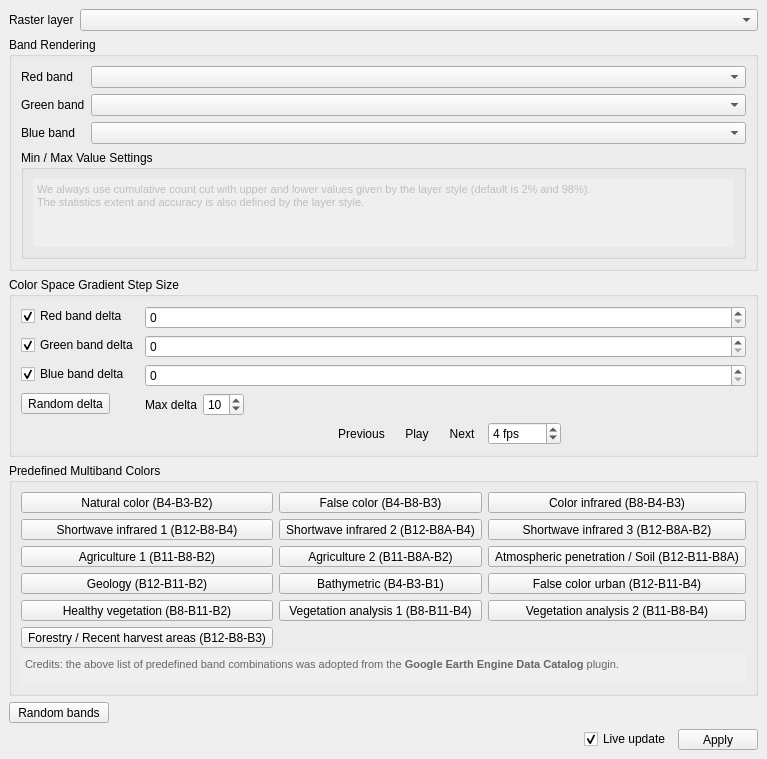
<?xml version="1.0" encoding="UTF-8"?>
<ui version="4.0">
 <class>MainWindow</class>
 <widget class="QMainWindow" name="MainWindow">
  <property name="geometry">
   <rect>
    <x>0</x>
    <y>0</y>
    <width>736</width>
    <height>742</height>
   </rect>
  </property>
  <property name="windowTitle">
   <string>Color Space Explorer</string>
  </property>
  <widget class="QWidget" name="centralwidget">
   <layout class="QVBoxLayout" name="verticalLayout" stretch="0,0,0,0,0,0,0">
    <item>
     <layout class="QFormLayout" name="formLayout_2">
      <item row="0" column="0">
       <widget class="QLabel" name="label_5">
        <property name="sizePolicy">
         <sizepolicy hsizetype="Fixed" vsizetype="Preferred">
          <horstretch>0</horstretch>
          <verstretch>0</verstretch>
         </sizepolicy>
        </property>
        <property name="text">
         <string>Raster layer</string>
        </property>
       </widget>
      </item>
      <item row="0" column="1">
       <widget class="QgsMapLayerComboBox" name="mLayer">
        <property name="currentIndex">
         <number>-1</number>
        </property>
        <property name="allowEmptyLayer">
         <bool>true</bool>
        </property>
       </widget>
      </item>
     </layout>
    </item>
    <item>
     <widget class="QgsCollapsibleGroupBox" name="mGroupBox">
      <property name="title">
       <string>Band Rendering</string>
      </property>
      <layout class="QVBoxLayout" name="verticalLayout_2">
       <item>
        <layout class="QFormLayout" name="formLayout">
         <item row="1" column="0">
          <widget class="QLabel" name="label">
           <property name="text">
            <string>Red band</string>
           </property>
          </widget>
         </item>
         <item row="1" column="1">
          <widget class="QgsRasterBandComboBox" name="mRedBand"/>
         </item>
         <item row="2" column="0">
          <widget class="QLabel" name="label_2">
           <property name="text">
            <string>Green band</string>
           </property>
          </widget>
         </item>
         <item row="2" column="1">
          <widget class="QgsRasterBandComboBox" name="mGreenBand"/>
         </item>
         <item row="3" column="0">
          <widget class="QLabel" name="label_3">
           <property name="text">
            <string>Blue band</string>
           </property>
          </widget>
         </item>
         <item row="3" column="1">
          <widget class="QgsRasterBandComboBox" name="mBlueBand"/>
         </item>
        </layout>
       </item>
       <item>
        <widget class="QgsCollapsibleGroupBox" name="mGroupBox_2">
         <property name="title">
          <string>Min / Max Value Settings</string>
         </property>
         <property name="collapsed">
          <bool>false</bool>
         </property>
         <layout class="QVBoxLayout" name="verticalLayout_4">
          <item>
           <widget class="QTextEdit" name="textEdit">
            <property name="enabled">
             <bool>false</bool>
            </property>
            <property name="styleSheet">
             <string notr="true"/>
            </property>
            <property name="frameShape">
             <enum>QFrame::NoFrame</enum>
            </property>
            <property name="html">
             <string>&lt;!DOCTYPE HTML PUBLIC &quot;-//W3C//DTD HTML 4.0//EN&quot; &quot;http://www.w3.org/TR/REC-html40/strict.dtd&quot;&gt;
&lt;html&gt;&lt;head&gt;&lt;meta name=&quot;qrichtext&quot; content=&quot;1&quot; /&gt;&lt;style type=&quot;text/css&quot;&gt;
p, li { white-space: pre-wrap; }
&lt;/style&gt;&lt;/head&gt;&lt;body style=&quot; font-family:'MS Shell Dlg 2'; font-size:8.25pt; font-weight:400; font-style:normal;&quot;&gt;
&lt;p style=&quot; margin-top:0px; margin-bottom:0px; margin-left:0px; margin-right:0px; -qt-block-indent:0; text-indent:0px;&quot;&gt;We always use cumulative count cut with upper and lower values given by the layer style (default is 2% and 98%). &lt;/p&gt;
&lt;p style=&quot; margin-top:0px; margin-bottom:0px; margin-left:0px; margin-right:0px; -qt-block-indent:0; text-indent:0px;&quot;&gt;The statistics extent and accuracy is also defined by the layer style.&lt;/p&gt;&lt;/body&gt;&lt;/html&gt;</string>
            </property>
           </widget>
          </item>
         </layout>
        </widget>
       </item>
      </layout>
     </widget>
    </item>
    <item>
     <widget class="QgsCollapsibleGroupBox" name="mGroupBox_3">
      <property name="title">
       <string>Color Space Gradient Step Size</string>
      </property>
      <layout class="QVBoxLayout" name="verticalLayout_3">
       <item>
        <layout class="QFormLayout" name="formLayout_3">
         <item row="1" column="0">
          <widget class="QCheckBox" name="mUseRedDelta">
           <property name="text">
            <string>Red band delta</string>
           </property>
           <property name="checked">
            <bool>true</bool>
           </property>
          </widget>
         </item>
         <item row="1" column="1">
          <widget class="QSpinBox" name="mRedDelta">
           <property name="sizePolicy">
            <sizepolicy hsizetype="Minimum" vsizetype="Fixed">
             <horstretch>1</horstretch>
             <verstretch>0</verstretch>
            </sizepolicy>
           </property>
          </widget>
         </item>
         <item row="2" column="1">
          <widget class="QSpinBox" name="mGreenDelta">
           <property name="sizePolicy">
            <sizepolicy hsizetype="Minimum" vsizetype="Fixed">
             <horstretch>1</horstretch>
             <verstretch>0</verstretch>
            </sizepolicy>
           </property>
          </widget>
         </item>
         <item row="3" column="1">
          <widget class="QSpinBox" name="mBlueDelta">
           <property name="sizePolicy">
            <sizepolicy hsizetype="Minimum" vsizetype="Fixed">
             <horstretch>1</horstretch>
             <verstretch>0</verstretch>
            </sizepolicy>
           </property>
          </widget>
         </item>
         <item row="2" column="0">
          <widget class="QCheckBox" name="mUseGreenDelta">
           <property name="text">
            <string>Green band delta</string>
           </property>
           <property name="checked">
            <bool>true</bool>
           </property>
          </widget>
         </item>
         <item row="3" column="0">
          <widget class="QCheckBox" name="mUseGreenDelta_2">
           <property name="text">
            <string>Blue band delta</string>
           </property>
           <property name="checked">
            <bool>true</bool>
           </property>
          </widget>
         </item>
         <item row="4" column="0">
          <widget class="QToolButton" name="mRandomDelta">
           <property name="sizePolicy">
            <sizepolicy hsizetype="Preferred" vsizetype="Fixed">
             <horstretch>1</horstretch>
             <verstretch>0</verstretch>
            </sizepolicy>
           </property>
           <property name="minimumSize">
            <size>
             <width>0</width>
             <height>0</height>
            </size>
           </property>
           <property name="toolTip">
            <string/>
           </property>
           <property name="text">
            <string>Random delta</string>
           </property>
          </widget>
         </item>
         <item row="4" column="1">
          <layout class="QHBoxLayout" name="horizontalLayout">
           <item>
            <widget class="QLabel" name="label_4">
             <property name="text">
              <string>Max delta</string>
             </property>
            </widget>
           </item>
           <item>
            <widget class="QSpinBox" name="mRandomDeltaMax">
             <property name="sizePolicy">
              <sizepolicy hsizetype="Fixed" vsizetype="Fixed">
               <horstretch>0</horstretch>
               <verstretch>0</verstretch>
              </sizepolicy>
             </property>
             <property name="value">
              <number>10</number>
             </property>
            </widget>
           </item>
           <item>
            <spacer name="horizontalSpacer_4">
             <property name="orientation">
              <enum>Qt::Horizontal</enum>
             </property>
             <property name="sizeHint" stdset="0">
              <size>
               <width>40</width>
               <height>20</height>
              </size>
             </property>
            </spacer>
           </item>
          </layout>
         </item>
         <item row="5" column="1">
          <layout class="QHBoxLayout" name="horizontalLayout_10">
           <item>
            <spacer name="horizontalSpacer_5">
             <property name="orientation">
              <enum>Qt::Horizontal</enum>
             </property>
             <property name="sizeHint" stdset="0">
              <size>
               <width>40</width>
               <height>20</height>
              </size>
             </property>
            </spacer>
           </item>
           <item>
            <widget class="QToolButton" name="mPrevious">
             <property name="enabled">
              <bool>true</bool>
             </property>
             <property name="toolTip">
              <string/>
             </property>
             <property name="text">
              <string>Previous</string>
             </property>
             <property name="icon">
              <iconset>
               <normaloff>:/images/themes/default/temporal_navigation/previous.svg</normaloff>:/images/themes/default/temporal_navigation/previous.svg</iconset>
             </property>
             <property name="iconSize">
              <size>
               <width>32</width>
               <height>32</height>
              </size>
             </property>
             <property name="shortcut">
              <string>Ctrl+Left</string>
             </property>
             <property name="autoRaise">
              <bool>true</bool>
             </property>
            </widget>
           </item>
           <item>
            <widget class="QToolButton" name="mPlay">
             <property name="enabled">
              <bool>true</bool>
             </property>
             <property name="toolTip">
              <string/>
             </property>
             <property name="text">
              <string>Play</string>
             </property>
             <property name="icon">
              <iconset>
               <normaloff>:/images/themes/default/mActionPlay.svg</normaloff>
               <normalon>:/images/themes/default/temporal_navigation/pause.svg</normalon>:/images/themes/default/mActionPlay.svg</iconset>
             </property>
             <property name="iconSize">
              <size>
               <width>32</width>
               <height>32</height>
              </size>
             </property>
             <property name="shortcut">
              <string>Space</string>
             </property>
             <property name="checkable">
              <bool>true</bool>
             </property>
             <property name="autoRaise">
              <bool>true</bool>
             </property>
            </widget>
           </item>
           <item>
            <widget class="QToolButton" name="mNext">
             <property name="enabled">
              <bool>true</bool>
             </property>
             <property name="toolTip">
              <string/>
             </property>
             <property name="text">
              <string>Next</string>
             </property>
             <property name="icon">
              <iconset>
               <normaloff>:/images/themes/default/temporal_navigation/next.svg</normaloff>:/images/themes/default/temporal_navigation/next.svg</iconset>
             </property>
             <property name="iconSize">
              <size>
               <width>32</width>
               <height>32</height>
              </size>
             </property>
             <property name="shortcut">
              <string>Ctrl+Right</string>
             </property>
             <property name="autoRaise">
              <bool>true</bool>
             </property>
            </widget>
           </item>
           <item>
            <widget class="QSpinBox" name="mFps">
             <property name="enabled">
              <bool>true</bool>
             </property>
             <property name="minimumSize">
              <size>
               <width>0</width>
               <height>0</height>
              </size>
             </property>
             <property name="toolTip">
              <string>Number of frames to animate per seconds. Note that the actual frame rate depends on how fast individual frames can be renderer.</string>
             </property>
             <property name="buttonSymbols">
              <enum>QAbstractSpinBox::UpDownArrows</enum>
             </property>
             <property name="showGroupSeparator" stdset="0">
              <bool>false</bool>
             </property>
             <property name="suffix">
              <string> fps</string>
             </property>
             <property name="minimum">
              <number>1</number>
             </property>
             <property name="maximum">
              <number>3000</number>
             </property>
             <property name="value">
              <number>4</number>
             </property>
            </widget>
           </item>
           <item>
            <spacer name="horizontalSpacer_6">
             <property name="orientation">
              <enum>Qt::Horizontal</enum>
             </property>
             <property name="sizeHint" stdset="0">
              <size>
               <width>40</width>
               <height>20</height>
              </size>
             </property>
            </spacer>
           </item>
          </layout>
         </item>
        </layout>
       </item>
      </layout>
     </widget>
    </item>
    <item>
     <widget class="QgsCollapsibleGroupBox" name="mGroupBox_4">
      <property name="minimumSize">
       <size>
        <width>0</width>
        <height>0</height>
       </size>
      </property>
      <property name="title">
       <string>Predefined Multiband Colors</string>
      </property>
      <layout class="QVBoxLayout" name="verticalLayout_5">
       <item>
        <layout class="QGridLayout" name="gridLayout">
         <item row="3" column="0">
          <widget class="QToolButton" name="mRgb_10">
           <property name="sizePolicy">
            <sizepolicy hsizetype="Preferred" vsizetype="Fixed">
             <horstretch>0</horstretch>
             <verstretch>0</verstretch>
            </sizepolicy>
           </property>
           <property name="text">
            <string>Geology (B12-B11-B2)</string>
           </property>
          </widget>
         </item>
         <item row="2" column="0">
          <widget class="QToolButton" name="mRgb_7">
           <property name="sizePolicy">
            <sizepolicy hsizetype="Preferred" vsizetype="Fixed">
             <horstretch>0</horstretch>
             <verstretch>0</verstretch>
            </sizepolicy>
           </property>
           <property name="text">
            <string>Agriculture 1 (B11-B8-B2)</string>
           </property>
          </widget>
         </item>
         <item row="3" column="2">
          <widget class="QToolButton" name="mRgb_12">
           <property name="sizePolicy">
            <sizepolicy hsizetype="Preferred" vsizetype="Fixed">
             <horstretch>0</horstretch>
             <verstretch>0</verstretch>
            </sizepolicy>
           </property>
           <property name="text">
            <string>False color urban (B12-B11-B4)</string>
           </property>
          </widget>
         </item>
         <item row="1" column="2">
          <widget class="QToolButton" name="mRgb_6">
           <property name="sizePolicy">
            <sizepolicy hsizetype="Preferred" vsizetype="Fixed">
             <horstretch>0</horstretch>
             <verstretch>0</verstretch>
            </sizepolicy>
           </property>
           <property name="text">
            <string>Shortwave infrared 3 (B12-B8A-B2)</string>
           </property>
          </widget>
         </item>
         <item row="0" column="1">
          <widget class="QToolButton" name="mRgb_2">
           <property name="sizePolicy">
            <sizepolicy hsizetype="Preferred" vsizetype="Fixed">
             <horstretch>0</horstretch>
             <verstretch>0</verstretch>
            </sizepolicy>
           </property>
           <property name="text">
            <string>False color (B4-B8-B3)</string>
           </property>
          </widget>
         </item>
         <item row="1" column="0">
          <widget class="QToolButton" name="mRgb_4">
           <property name="sizePolicy">
            <sizepolicy hsizetype="Preferred" vsizetype="Fixed">
             <horstretch>0</horstretch>
             <verstretch>0</verstretch>
            </sizepolicy>
           </property>
           <property name="text">
            <string>Shortwave infrared 1 (B12-B8-B4)</string>
           </property>
          </widget>
         </item>
         <item row="1" column="1">
          <widget class="QToolButton" name="mRgb_5">
           <property name="sizePolicy">
            <sizepolicy hsizetype="Preferred" vsizetype="Fixed">
             <horstretch>0</horstretch>
             <verstretch>0</verstretch>
            </sizepolicy>
           </property>
           <property name="text">
            <string>Shortwave infrared 2 (B12-B8A-B4)</string>
           </property>
          </widget>
         </item>
         <item row="2" column="2">
          <widget class="QToolButton" name="mRgb_9">
           <property name="sizePolicy">
            <sizepolicy hsizetype="Preferred" vsizetype="Fixed">
             <horstretch>0</horstretch>
             <verstretch>0</verstretch>
            </sizepolicy>
           </property>
           <property name="text">
            <string>Atmospheric penetration / Soil (B12-B11-B8A)</string>
           </property>
          </widget>
         </item>
         <item row="2" column="1">
          <widget class="QToolButton" name="mRgb_8">
           <property name="sizePolicy">
            <sizepolicy hsizetype="Preferred" vsizetype="Fixed">
             <horstretch>0</horstretch>
             <verstretch>0</verstretch>
            </sizepolicy>
           </property>
           <property name="text">
            <string>Agriculture 2 (B11-B8A-B2)</string>
           </property>
          </widget>
         </item>
         <item row="0" column="0">
          <widget class="QToolButton" name="mRgb_1">
           <property name="sizePolicy">
            <sizepolicy hsizetype="Preferred" vsizetype="Preferred">
             <horstretch>0</horstretch>
             <verstretch>0</verstretch>
            </sizepolicy>
           </property>
           <property name="text">
            <string>Natural color (B4-B3-B2)</string>
           </property>
          </widget>
         </item>
         <item row="4" column="1">
          <widget class="QToolButton" name="mRgb_14">
           <property name="sizePolicy">
            <sizepolicy hsizetype="Preferred" vsizetype="Fixed">
             <horstretch>0</horstretch>
             <verstretch>0</verstretch>
            </sizepolicy>
           </property>
           <property name="text">
            <string>Vegetation analysis 1 (B8-B11-B4)</string>
           </property>
          </widget>
         </item>
         <item row="4" column="2">
          <widget class="QToolButton" name="mRgb_15">
           <property name="sizePolicy">
            <sizepolicy hsizetype="Preferred" vsizetype="Fixed">
             <horstretch>0</horstretch>
             <verstretch>0</verstretch>
            </sizepolicy>
           </property>
           <property name="text">
            <string>Vegetation analysis 2 (B11-B8-B4)</string>
           </property>
          </widget>
         </item>
         <item row="4" column="0">
          <widget class="QToolButton" name="mRgb_13">
           <property name="sizePolicy">
            <sizepolicy hsizetype="Preferred" vsizetype="Fixed">
             <horstretch>0</horstretch>
             <verstretch>0</verstretch>
            </sizepolicy>
           </property>
           <property name="text">
            <string>Healthy vegetation (B8-B11-B2)</string>
           </property>
          </widget>
         </item>
         <item row="0" column="2">
          <widget class="QToolButton" name="mRgb_3">
           <property name="sizePolicy">
            <sizepolicy hsizetype="Preferred" vsizetype="Fixed">
             <horstretch>0</horstretch>
             <verstretch>0</verstretch>
            </sizepolicy>
           </property>
           <property name="text">
            <string>Color infrared (B8-B4-B3)</string>
           </property>
          </widget>
         </item>
         <item row="3" column="1">
          <widget class="QToolButton" name="mRgb_11">
           <property name="sizePolicy">
            <sizepolicy hsizetype="Preferred" vsizetype="Fixed">
             <horstretch>0</horstretch>
             <verstretch>0</verstretch>
            </sizepolicy>
           </property>
           <property name="text">
            <string>Bathymetric (B4-B3-B1)</string>
           </property>
          </widget>
         </item>
         <item row="5" column="0">
          <widget class="QToolButton" name="mRgb_16">
           <property name="sizePolicy">
            <sizepolicy hsizetype="Preferred" vsizetype="Fixed">
             <horstretch>0</horstretch>
             <verstretch>0</verstretch>
            </sizepolicy>
           </property>
           <property name="text">
            <string>Forestry / Recent harvest areas (B12-B8-B3)</string>
           </property>
          </widget>
         </item>
        </layout>
       </item>
       <item>
        <widget class="QTextEdit" name="textEdit_2">
         <property name="enabled">
          <bool>false</bool>
         </property>
         <property name="sizePolicy">
          <sizepolicy hsizetype="Expanding" vsizetype="Fixed">
           <horstretch>0</horstretch>
           <verstretch>0</verstretch>
          </sizepolicy>
         </property>
         <property name="maximumSize">
          <size>
           <width>16777215</width>
           <height>30</height>
          </size>
         </property>
         <property name="frameShape">
          <enum>QFrame::NoFrame</enum>
         </property>
         <property name="verticalScrollBarPolicy">
          <enum>Qt::ScrollBarAlwaysOff</enum>
         </property>
         <property name="horizontalScrollBarPolicy">
          <enum>Qt::ScrollBarAlwaysOff</enum>
         </property>
         <property name="html">
          <string>&lt;!DOCTYPE HTML PUBLIC &quot;-//W3C//DTD HTML 4.0//EN&quot; &quot;http://www.w3.org/TR/REC-html40/strict.dtd&quot;&gt;
&lt;html&gt;&lt;head&gt;&lt;meta name=&quot;qrichtext&quot; content=&quot;1&quot; /&gt;&lt;style type=&quot;text/css&quot;&gt;
p, li { white-space: pre-wrap; }
&lt;/style&gt;&lt;/head&gt;&lt;body style=&quot; font-family:'MS Shell Dlg 2'; font-size:8.25pt; font-weight:400; font-style:normal;&quot;&gt;
&lt;p style=&quot; margin-top:12px; margin-bottom:12px; margin-left:0px; margin-right:0px; -qt-block-indent:0; text-indent:0px;&quot;&gt;&lt;span style=&quot; font-size:8pt; color:#666666;&quot;&gt;Credits: the above list of predefined band combinations was adopted from the &lt;/span&gt;&lt;span style=&quot; font-size:8pt; font-weight:600; color:#666666;&quot;&gt;Google Earth Engine Data Catalog&lt;/span&gt;&lt;span style=&quot; font-size:8pt; color:#666666;&quot;&gt; plugin.&lt;/span&gt;&lt;/p&gt;&lt;/body&gt;&lt;/html&gt;</string>
         </property>
        </widget>
       </item>
      </layout>
     </widget>
    </item>
    <item>
     <widget class="QToolButton" name="mRandomBands">
      <property name="sizePolicy">
       <sizepolicy hsizetype="Preferred" vsizetype="Fixed">
        <horstretch>0</horstretch>
        <verstretch>0</verstretch>
       </sizepolicy>
      </property>
      <property name="minimumSize">
       <size>
        <width>0</width>
        <height>0</height>
       </size>
      </property>
      <property name="maximumSize">
       <size>
        <width>100</width>
        <height>16777215</height>
       </size>
      </property>
      <property name="toolTip">
       <string/>
      </property>
      <property name="text">
       <string>Random bands</string>
      </property>
     </widget>
    </item>
    <item>
     <spacer name="verticalSpacer">
      <property name="orientation">
       <enum>Qt::Vertical</enum>
      </property>
      <property name="sizeHint" stdset="0">
       <size>
        <width>20</width>
        <height>1</height>
       </size>
      </property>
     </spacer>
    </item>
    <item>
     <layout class="QHBoxLayout" name="horizontalLayout_3">
      <property name="topMargin">
       <number>0</number>
      </property>
      <item>
       <spacer name="horizontalSpacer_3">
        <property name="orientation">
         <enum>Qt::Horizontal</enum>
        </property>
        <property name="sizeHint" stdset="0">
         <size>
          <width>1</width>
          <height>20</height>
         </size>
        </property>
       </spacer>
      </item>
      <item>
       <widget class="QCheckBox" name="mLiveUpdate">
        <property name="toolTip">
         <string>Whether to auto-apply styling.</string>
        </property>
        <property name="text">
         <string>Live update</string>
        </property>
        <property name="checked">
         <bool>true</bool>
        </property>
       </widget>
      </item>
      <item>
       <widget class="QToolButton" name="mApply">
        <property name="sizePolicy">
         <sizepolicy hsizetype="Fixed" vsizetype="Fixed">
          <horstretch>0</horstretch>
          <verstretch>0</verstretch>
         </sizepolicy>
        </property>
        <property name="minimumSize">
         <size>
          <width>80</width>
          <height>0</height>
         </size>
        </property>
        <property name="toolTip">
         <string/>
        </property>
        <property name="text">
         <string>Apply</string>
        </property>
       </widget>
      </item>
     </layout>
    </item>
   </layout>
  </widget>
 </widget>
 <customwidgets>
  <customwidget>
   <class>QgsCollapsibleGroupBox</class>
   <extends>QGroupBox</extends>
   <header>qgscollapsiblegroupbox.h</header>
   <container>1</container>
  </customwidget>
  <customwidget>
   <class>QgsMapLayerComboBox</class>
   <extends>QComboBox</extends>
   <header>qgsmaplayercombobox.h</header>
  </customwidget>
  <customwidget>
   <class>QgsRasterBandComboBox</class>
   <extends>QComboBox</extends>
   <header>qgsrasterbandcombobox.h</header>
  </customwidget>
 </customwidgets>
 <resources/>
 <connections/>
</ui>
